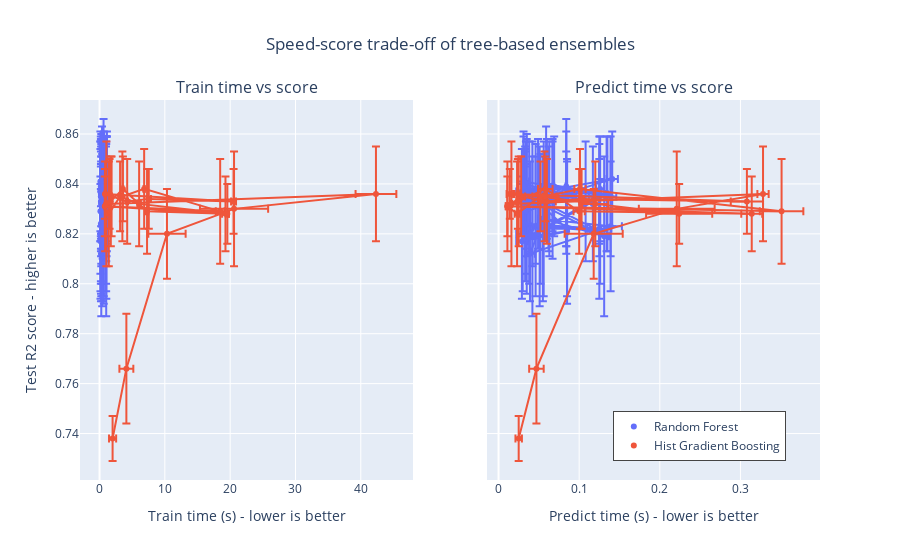

Notebook cell for this chart:
### Code cell
fig = make_subplots(
    rows=1,
    cols=2,
    shared_yaxes=True,
    subplot_titles=["Train time vs score", "Predict time vs score"],
)
model_names = [result["model"] for result in results]
colors_list = colors.qualitative.Plotly * (
    len(model_names) // len(colors.qualitative.Plotly) + 1
)

for idx, result in enumerate(results):
    cv_results = result["cv_results"].round(3)
    model_name = result["model"]
    param_name = list(param_grids[model_name].keys())[0]
    cv_results[param_name] = cv_results["param_" + param_name]
    cv_results["model"] = model_name

    scatter_fig = px.scatter(
        cv_results,
        x="mean_fit_time",
        y="mean_test_score",
        error_x="std_fit_time",
        error_y="std_test_score",
        hover_data=param_name,
        color="model",
    )
    line_fig = px.line(
        cv_results,
        x="mean_fit_time",
        y="mean_test_score",
    )

    scatter_trace = scatter_fig["data"][0]
    line_trace = line_fig["data"][0]
    scatter_trace.update(marker=dict(color=colors_list[idx]))
    line_trace.update(line=dict(color=colors_list[idx]))
    fig.add_trace(scatter_trace, row=1, col=1)
    fig.add_trace(line_trace, row=1, col=1)

    scatter_fig = px.scatter(
        cv_results,
        x="mean_score_time",
        y="mean_test_score",
        error_x="std_score_time",
        error_y="std_test_score",
        hover_data=param_name,
    )
    line_fig = px.line(
        cv_results,
        x="mean_score_time",
        y="mean_test_score",
    )

    scatter_trace = scatter_fig["data"][0]
    line_trace = line_fig["data"][0]
    scatter_trace.update(marker=dict(color=colors_list[idx]))
    line_trace.update(line=dict(color=colors_list[idx]))
    fig.add_trace(scatter_trace, row=1, col=2)
    fig.add_trace(line_trace, row=1, col=2)

fig.update_layout(
    xaxis=dict(title="Train time (s) - lower is better"),
    yaxis=dict(title="Test R2 score - higher is better"),
    xaxis2=dict(title="Predict time (s) - lower is better"),
    legend=dict(x=0.72, y=0.05, traceorder="normal", borderwidth=1),
    title=dict(x=0.5, text="Speed-score trade-off of tree-based ensembles"),
)

### Figure 1 — Plotly figure (JSON) as saved in the notebook; plotly's stock layout.template omitted (floating-point values rounded to 4 significant figures)
{"data": [{"customdata": [[100], [200], [500], [100], [200], [500], [100], [200], [500], [100], [200], [500], [100], [200], [500], [100], [200], [500], [100], [200], [500], [100], [200], [500], [100], [200], [500], [100], [200], [500], [100], [200], [500], [100], [200], [500], [100], [200], [500], [100], [200], [500], [100], [200], [500], [100], [200], [500], [100], [200], [500], [100], [200], [500]], "error_x": {"array": [0.007, 0.014, 0.02, 0.001, 0.001, 0.014, 0.001, 0.002, 0.016, 0.001, 0.007, 0.02, 0.006, 0.001, 0.021, 0.008, 0.012, 0.012, 0.008, 0.011, 0.015, 0.008, 0.007, 0.015, 0.002, 0.015, 0.019, 0.012, 0.008, 0.012, 0.009, 0.012, 0.015, 0.009, 0.008, 0.015, 0.011, 0.007, 0.055, 0.02, 0.019, 0.013, 0.023, 0.02, 0.019, 0.008, 0, 0.01, 0.013, 0.008, 0.02, 0.004, 0.006, 0.01]}, "error_y": {"array": [0.023, 0.032, 0.029, 0.023, 0.028, 0.027, 0.02, 0.024, 0.023, 0.02, 0.02, 0.019, 0.025, 0.025, 0.027, 0.02, 0.023, 0.023, 0.022, 0.029, 0.028, 0.023, 0.032, 0.021, 0.022, 0.023, 0.019, 0.013, 0.024, 0.021, 0.022, 0.018, 0.023, 0.017, 0.02, 0.024, 0.019, 0.026, 0.026, 0.019, 0.031, 0.032, 0.018, 0.021, 0.02, 0.015, 0.018, 0.024, 0.022, 0.02, 0.024, 0.02, 0.022, 0.023]}, "hovertemplate": "model=Random Forest<br>mean_fit_time=%{x}<br>mean_test_score=%{y}<br>n_estimators=%{customdata[0]}<extra></extra>", "legendgroup": "Random Forest", "marker": {"color": "#636EFA", "symbol": "circle"}, "mode": "markers", "name": "Random Forest", "orientation": "v", "showlegend": true, "type": "scatter", "x": [0.144, 0.268, 0.642, 0.147, 0.268, 0.643, 0.149, 0.266, 0.663, 0.133, 0.267, 0.631, 0.139, 0.262, 0.616, 0.136, 0.383, 1.053, 0.221, 0.445, 1.036, 0.208, 0.41, 1.003, 0.214, 0.442, 1.133, 0.242, 0.475, 1.075, 0.235, 0.466, 1.095, 0.222, 0.421, 1.027, 0.201, 0.405, 1.013, 0.218, 0.448, 1.022, 0.212, 0.434, 1.026, 0.222, 0.433, 1.056, 0.216, 0.428, 1.035, 0.198, 0.391, 0.989], "xaxis": "x", "y": [0.82, 0.819, 0.821, 0.817, 0.823, 0.822, 0.837, 0.832, 0.838, 0.841, 0.84, 0.834, 0.829, 0.832, 0.839, 0.837, 0.84, 0.836, 0.818, 0.822, 0.822, 0.824, 0.823, 0.821, 0.836, 0.834, 0.842, 0.836, 0.834, 0.838, 0.833, 0.839, 0.836, 0.837, 0.839, 0.835, 0.819, 0.826, 0.823, 0.812, 0.826, 0.819, 0.835, 0.834, 0.836, 0.833, 0.835, 0.835, 0.835, 0.838, 0.833, 0.839, 0.836, 0.832], "yaxis": "y"}, {"hovertemplate": "mean_fit_time=%{x}<br>mean_test_score=%{y}<extra></extra>", "legendgroup": "", "line": {"color": "#636EFA", "dash": "solid"}, "marker": {"symbol": "circle"}, "mode": "lines", "name": "", "orientation": "v", "showlegend": false, "type": "scatter", "x": [0.144, 0.268, 0.642, 0.147, 0.268, 0.643, 0.149, 0.266, 0.663, 0.133, 0.267, 0.631, 0.139, 0.262, 0.616, 0.136, 0.383, 1.053, 0.221, 0.445, 1.036, 0.208, 0.41, 1.003, 0.214, 0.442, 1.133, 0.242, 0.475, 1.075, 0.235, 0.466, 1.095, 0.222, 0.421, 1.027, 0.201, 0.405, 1.013, 0.218, 0.448, 1.022, 0.212, 0.434, 1.026, 0.222, 0.433, 1.056, 0.216, 0.428, 1.035, 0.198, 0.391, 0.989], "xaxis": "x", "y": [0.82, 0.819, 0.821, 0.817, 0.823, 0.822, 0.837, 0.832, 0.838, 0.841, 0.84, 0.834, 0.829, 0.832, 0.839, 0.837, 0.84, 0.836, 0.818, 0.822, 0.822, 0.824, 0.823, 0.821, 0.836, 0.834, 0.842, 0.836, 0.834, 0.838, 0.833, 0.839, 0.836, 0.837, 0.839, 0.835, 0.819, 0.826, 0.823, 0.812, 0.826, 0.819, 0.835, 0.834, 0.836, 0.833, 0.835, 0.835, 0.835, 0.838, 0.833, 0.839, 0.836, 0.832], "yaxis": "y"}, {"customdata": [[100], [200], [500], [100], [200], [500], [100], [200], [500], [100], [200], [500], [100], [200], [500], [100], [200], [500], [100], [200], [500], [100], [200], [500], [100], [200], [500], [100], [200], [500], [100], [200], [500], [100], [200], [500], [100], [200], [500], [100], [200], [500], [100], [200], [500], [100], [200], [500], [100], [200], [500], [100], [200], [500]], "error_x": {"array": [0.008, 0.009, 0.001, 0.007, 0.006, 0, 0, 0.006, 0, 0.007, 0.001, 0, 0, 0.009, 0.001, 0, 0.009, 0.001, 0, 0.007, 0.015, 0, 0.001, 0.009, 0.001, 0.007, 0.007, 0.007, 0, 0.005, 0, 0, 0, 0.007, 0, 0.013, 0.006, 0.003, 0.014, 0.006, 0.007, 0.006, 0.003, 0.005, 0.008, 0, 0.009, 0.007, 0.007, 0.007, 0.008, 0.002, 0.004, 0]}, "error_y": {"array": [0.023, 0.032, 0.029, 0.023, 0.028, 0.027, 0.02, 0.024, 0.023, 0.02, 0.02, 0.019, 0.025, 0.025, 0.027, 0.02, 0.023, 0.023, 0.022, 0.029, 0.028, 0.023, 0.032, 0.021, 0.022, 0.023, 0.019, 0.013, 0.024, 0.021, 0.022, 0.018, 0.023, 0.017, 0.02, 0.024, 0.019, 0.026, 0.026, 0.019, 0.031, 0.032, 0.018, 0.021, 0.02, 0.015, 0.018, 0.024, 0.022, 0.02, 0.024, 0.02, 0.022, 0.023]}, "hovertemplate": "mean_score_time=%{x}<br>mean_test_score=%{y}<br>n_estimators=%{customdata[0]}<extra></extra>", "legendgroup": "", "marker": {"color": "#636EFA", "symbol": "circle"}, "mode": "markers", "name": "", "orientation": "v", "showlegend": false, "type": "scatter", "x": [0.03, 0.042, 0.085, 0.029, 0.046, 0.085, 0.034, 0.046, 0.084, 0.031, 0.035, 0.084, 0.034, 0.042, 0.084, 0.034, 0.059, 0.134, 0.035, 0.055, 0.125, 0.033, 0.051, 0.126, 0.035, 0.063, 0.141, 0.039, 0.067, 0.126, 0.033, 0.067, 0.135, 0.029, 0.069, 0.125, 0.038, 0.052, 0.139, 0.039, 0.056, 0.131, 0.033, 0.062, 0.125, 0.033, 0.059, 0.139, 0.038, 0.06, 0.108, 0.031, 0.049, 0.117], "xaxis": "x2", "y": [0.82, 0.819, 0.821, 0.817, 0.823, 0.822, 0.837, 0.832, 0.838, 0.841, 0.84, 0.834, 0.829, 0.832, 0.839, 0.837, 0.84, 0.836, 0.818, 0.822, 0.822, 0.824, 0.823, 0.821, 0.836, 0.834, 0.842, 0.836, 0.834, 0.838, 0.833, 0.839, 0.836, 0.837, 0.839, 0.835, 0.819, 0.826, 0.823, 0.812, 0.826, 0.819, 0.835, 0.834, 0.836, 0.833, 0.835, 0.835, 0.835, 0.838, 0.833, 0.839, 0.836, 0.832], "yaxis": "y2"}, {"hovertemplate": "mean_score_time=%{x}<br>mean_test_score=%{y}<extra></extra>", "legendgroup": "", "line": {"color": "#636EFA", "dash": "solid"}, "marker": {"symbol": "circle"}, "mode": "lines", "name": "", "orientation": "v", "showlegend": false, "type": "scatter", "x": [0.03, 0.042, 0.085, 0.029, 0.046, 0.085, 0.034, 0.046, 0.084, 0.031, 0.035, 0.084, 0.034, 0.042, 0.084, 0.034, 0.059, 0.134, 0.035, 0.055, 0.125, 0.033, 0.051, 0.126, 0.035, 0.063, 0.141, 0.039, 0.067, 0.126, 0.033, 0.067, 0.135, 0.029, 0.069, 0.125, 0.038, 0.052, 0.139, 0.039, 0.056, 0.131, 0.033, 0.062, 0.125, 0.033, 0.059, 0.139, 0.038, 0.06, 0.108, 0.031, 0.049, 0.117], "xaxis": "x2", "y": [0.82, 0.819, 0.821, 0.817, 0.823, 0.822, 0.837, 0.832, 0.838, 0.841, 0.84, 0.834, 0.829, 0.832, 0.839, 0.837, 0.84, 0.836, 0.818, 0.822, 0.822, 0.824, 0.823, 0.821, 0.836, 0.834, 0.842, 0.836, 0.834, 0.838, 0.833, 0.839, 0.836, 0.837, 0.839, 0.835, 0.819, 0.826, 0.823, 0.812, 0.826, 0.819, 0.835, 0.834, 0.836, 0.833, 0.835, 0.835, 0.835, 0.838, 0.833, 0.839, 0.836, 0.832], "yaxis": "y2"}, {"customdata": [[100], [200], [500], [1000], [3000], [100], [200], [500], [1000], [3000], [100], [200], [500], [1000], [3000], [100], [200], [500], [1000], [3000], [100], [200], [500], [1000], [3000]], "error_x": {"array": [0.544, 1.066, 2.857, 5.219, 3.122, 0.025, 0.038, 0.128, 0.33, 0.38, 0.041, 0.027, 0.1, 0.097, 0.671, 0.066, 0.061, 0.059, 0.191, 0.522, 0.036, 0.029, 0.052, 0.269, 0.244]}, "error_y": {"array": [0.009, 0.022, 0.018, 0.023, 0.019, 0.025, 0.016, 0.017, 0.012, 0.013, 0.01, 0.014, 0.018, 0.016, 0.021, 0.018, 0.018, 0.013, 0.017, 0.015, 0.012, 0.021, 0.014, 0.017, 0.012]}, "hovertemplate": "model=Hist Gradient Boosting<br>mean_fit_time=%{x}<br>mean_test_score=%{y}<br>max_iter=%{customdata[0]}<extra></extra>", "legendgroup": "Hist Gradient Boosting", "marker": {"color": "#EF553B", "symbol": "circle"}, "mode": "markers", "name": "Hist Gradient Boosting", "orientation": "v", "showlegend": true, "type": "scatter", "x": [1.999, 4.109, 10.33, 20.59, 42.32, 1.046, 1.847, 4.234, 7.542, 20.52, 0.828, 1.537, 3.498, 6.832, 18.47, 0.861, 1.728, 3.579, 7.275, 19.28, 0.806, 1.42, 3.148, 6.063, 19.57], "xaxis": "x", "y": [0.738, 0.766, 0.82, 0.83, 0.836, 0.832, 0.835, 0.833, 0.834, 0.833, 0.836, 0.836, 0.835, 0.838, 0.829, 0.831, 0.833, 0.838, 0.829, 0.828, 0.831, 0.828, 0.835, 0.832, 0.828], "yaxis": "y"}, {"hovertemplate": "mean_fit_time=%{x}<br>mean_test_score=%{y}<extra></extra>", "legendgroup": "", "line": {"color": "#EF553B", "dash": "solid"}, "marker": {"symbol": "circle"}, "mode": "lines", "name": "", "orientation": "v", "showlegend": false, "type": "scatter", "x": [1.999, 4.109, 10.33, 20.59, 42.32, 1.046, 1.847, 4.234, 7.542, 20.52, 0.828, 1.537, 3.498, 6.832, 18.47, 0.861, 1.728, 3.579, 7.275, 19.28, 0.806, 1.42, 3.148, 6.063, 19.57], "xaxis": "x", "y": [0.738, 0.766, 0.82, 0.83, 0.836, 0.832, 0.835, 0.833, 0.834, 0.833, 0.836, 0.836, 0.835, 0.838, 0.829, 0.831, 0.833, 0.838, 0.829, 0.828, 0.831, 0.828, 0.835, 0.832, 0.828], "yaxis": "y"}, {"customdata": [[100], [200], [500], [1000], [3000], [100], [200], [500], [1000], [3000], [100], [200], [500], [1000], [3000], [100], [200], [500], [1000], [3000], [100], [200], [500], [1000], [3000]], "error_x": {"array": [0.004, 0.009, 0.036, 0.047, 0.007, 0.001, 0.005, 0.011, 0.003, 0.02, 0.004, 0.004, 0.015, 0.007, 0.027, 0.002, 0.003, 0.009, 0.007, 0.013, 0.002, 0.003, 0.003, 0.016, 0.041]}, "error_y": {"array": [0.009, 0.022, 0.018, 0.023, 0.019, 0.025, 0.016, 0.017, 0.012, 0.013, 0.01, 0.014, 0.018, 0.016, 0.021, 0.018, 0.018, 0.013, 0.017, 0.015, 0.012, 0.021, 0.014, 0.017, 0.012]}, "hovertemplate": "mean_score_time=%{x}<br>mean_test_score=%{y}<br>max_iter=%{customdata[0]}<extra></extra>", "legendgroup": "", "marker": {"color": "#EF553B", "symbol": "circle"}, "mode": "markers", "name": "", "orientation": "v", "showlegend": false, "type": "scatter", "x": [0.025, 0.047, 0.118, 0.221, 0.328, 0.016, 0.028, 0.06, 0.103, 0.308, 0.014, 0.024, 0.057, 0.101, 0.351, 0.011, 0.025, 0.058, 0.1, 0.314, 0.011, 0.023, 0.052, 0.12, 0.224], "xaxis": "x2", "y": [0.738, 0.766, 0.82, 0.83, 0.836, 0.832, 0.835, 0.833, 0.834, 0.833, 0.836, 0.836, 0.835, 0.838, 0.829, 0.831, 0.833, 0.838, 0.829, 0.828, 0.831, 0.828, 0.835, 0.832, 0.828], "yaxis": "y2"}, {"hovertemplate": "mean_score_time=%{x}<br>mean_test_score=%{y}<extra></extra>", "legendgroup": "", "line": {"color": "#EF553B", "dash": "solid"}, "marker": {"symbol": "circle"}, "mode": "lines", "name": "", "orientation": "v", "showlegend": false, "type": "scatter", "x": [0.025, 0.047, 0.118, 0.221, 0.328, 0.016, 0.028, 0.06, 0.103, 0.308, 0.014, 0.024, 0.057, 0.101, 0.351, 0.011, 0.025, 0.058, 0.1, 0.314, 0.011, 0.023, 0.052, 0.12, 0.224], "xaxis": "x2", "y": [0.738, 0.766, 0.82, 0.83, 0.836, 0.832, 0.835, 0.833, 0.834, 0.833, 0.836, 0.836, 0.835, 0.838, 0.829, 0.831, 0.833, 0.838, 0.829, 0.828, 0.831, 0.828, 0.835, 0.832, 0.828], "yaxis": "y2"}], "layout": {"annotations": [{"font": {"size": 16}, "showarrow": false, "text": "Train time vs score", "x": 0.225, "xanchor": "center", "xref": "paper", "y": 1, "yanchor": "bottom", "yref": "paper"}, {"font": {"size": 16}, "showarrow": false, "text": "Predict time vs score", "x": 0.775, "xanchor": "center", "xref": "paper", "y": 1, "yanchor": "bottom", "yref": "paper"}], "legend": {"borderwidth": 1, "traceorder": "normal", "x": 0.72, "y": 0.05}, "title": {"text": "Speed-score trade-off of tree-based ensembles", "x": 0.5}, "xaxis": {"anchor": "y", "domain": [0, 0.45], "title": {"text": "Train time (s) - lower is better"}}, "xaxis2": {"anchor": "y2", "domain": [0.55, 1], "title": {"text": "Predict time (s) - lower is better"}}, "yaxis": {"anchor": "x", "domain": [0, 1], "title": {"text": "Test R2 score - higher is better"}}, "yaxis2": {"anchor": "x2", "domain": [0, 1], "matches": "y", "showticklabels": false}}}
